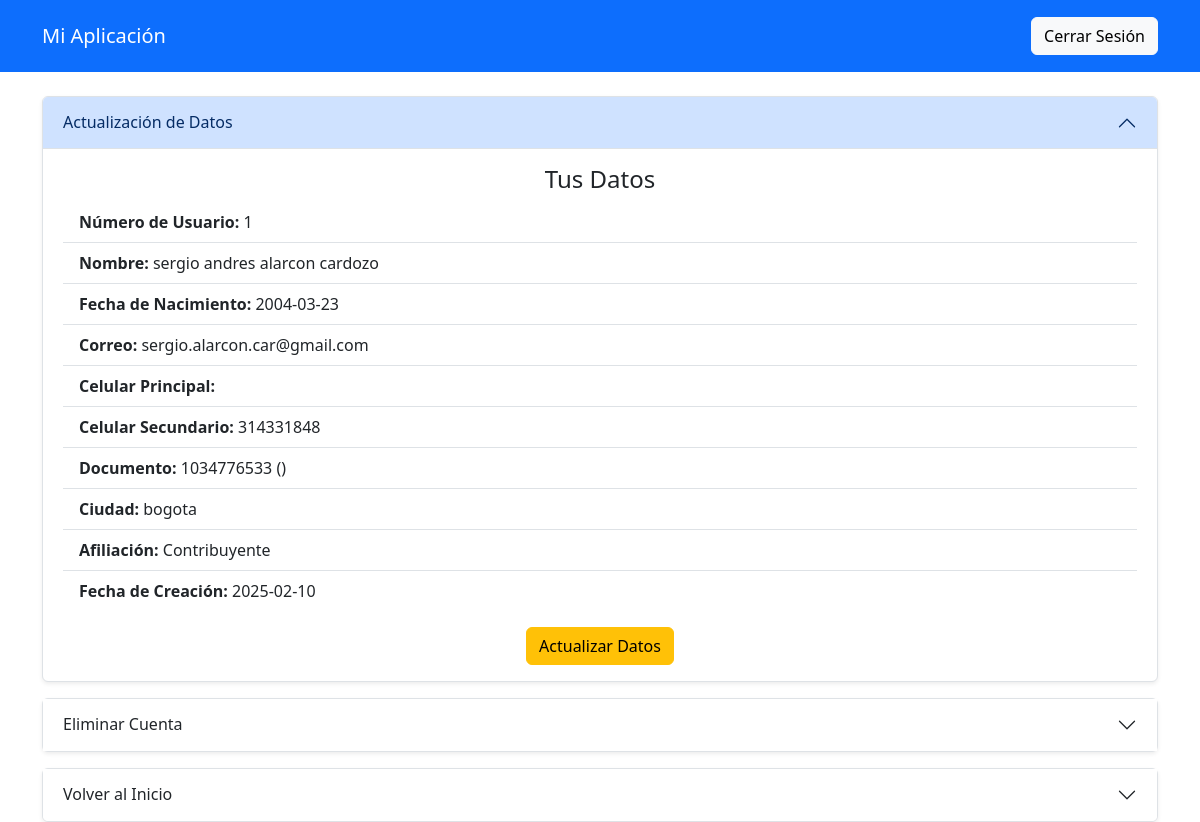
Screenshot of /Config/user (signed in) with the database file from the repository.
### models/Affilate.py (models this page shows)
class Affiliate_model(Base):
    __tablename__ = "Affiliate"
    """
    este es el modelo de base de datos para la tabla de affiliate, en el cual
    se ven las columnas necesarias y el tipo de datos que se va autilizar,
    tambien se daran cuenta cual es la llave primaria
    """
    id = Column(Integer, primary_key=True, autoincrement=True)
    fullname = Column(String)
    document_type = Column(String)
    document_number = Column(String, unique=True)
    birthdate = Column(Date)
    Address = Column(String)
    gender = Column(String)
    email = Column(String, unique=True)
    phone_number = Column(String)
    city = Column(String)
    password = Column(String)
    membership_type = Column(String)
    Clinical_history = Column(Integer)
    created_date = Column(Date, default=datetime.utcnow)

### routers/configurar_cuenta_user.py (the view)
@Config_datos_router.get("/Config/user", tags=["CONFIGURACION CUENTA USER"], dependencies=[Depends(JWTBearer())])
async def configuracion(request: Request, token: str = Depends(JWTBearer())):
    email = token["email"]
    resultado = Affiliate_service(db).validate_affilate_email(email=email)
    return template.TemplateResponse("templates/configurarCuenta.html", {
        "request": request,
        "id": resultado.id,
        "fullname": resultado.fullname,
        "email": resultado.email,
        "number": resultado.phone_number,
        "city": resultado.city,
        "number_document": resultado.document_number,
        "second_number": resultado.phone_number,
        "type_document": resultado.document_type,
        "membership_type": resultado.membership_type,
        "created_date": resultado.created_date,
        "birthdate": resultado.birthdate
    })

### frontend/templates/configurarCuenta.html (shortened to what this page needs)
<!DOCTYPE html>
<html lang="es">
  <head>
    <link
      href="https://cdn.jsdelivr.net/npm/bootstrap@5.3.3/dist/css/bootstrap.min.css"
      rel="stylesheet"
    />
  </head>
  <body>
    <nav class="navbar navbar-dark bg-primary p-3">
      <div class="container">
        <a class="navbar-brand" href="#">Mi Aplicación</a>
        <a href="/logout" class="btn btn-light">Cerrar Sesión</a>
      </div>
    </nav>
    <article class="container mt-4">
      <div class="accordion" id="configAccordion">
        <div class="accordion-item border rounded shadow-sm">
          <h2 class="accordion-header">
            <button
              class="accordion-button"
              type="button"
              data-bs-toggle="collapse"
              data-bs-target="#updateData"
            >
              Actualización de Datos
            </button>
          </h2>
          <div
            id="updateData"
            class="accordion-collapse collapse show"
            data-bs-parent="#configAccordion"
          >
            <div class="accordion-body">
              <h4 class="text-center">Tus Datos</h4>
              <ul class="list-group list-group-flush">
                <li class="list-group-item">
                  <strong>Número de Usuario:</strong> {{id}}
                </li>
                <li class="list-group-item">
                  <strong>Nombre:</strong> {{fullname}}
                </li>
                <li class="list-group-item">
                  <strong>Fecha de Nacimiento:</strong> {{birthdate}}
                </li>
                <li class="list-group-item">
                  <strong>Correo:</strong> {{email}}
                </li>
                <li class="list-group-item">
                  <strong>Celular Principal:</strong> {{first_number}}
                </li>
                <li class="list-group-item">
                  <strong>Celular Secundario:</strong> {{second_number}}
                </li>
                <li class="list-group-item">
                  <strong>Documento:</strong> {{number_document}}
                  ({{document_type}})
                </li>
                <li class="list-group-item">
                  <strong>Ciudad:</strong> {{city}}
                </li>
                <li class="list-group-item">
                  <strong>Afiliación:</strong> {{membership_type}}
                </li>
                <li class="list-group-item">
                  <strong>Fecha de Creación:</strong> {{created_date}}
                </li>
              </ul>
              <div class="text-center mt-3">
                <a href="/update/userpg" class="btn btn-warning"
                  >Actualizar Datos</a
                >
              </div>
            </div>
          </div>
        </div>
        <div class="accordion-item border rounded shadow-sm mt-3">
          <h2 class="accordion-header">
            <button
              class="accordion-button collapsed"
              type="button"
              data-bs-toggle="collapse"
              data-bs-target="#deleteAccount"
            >
              Eliminar Cuenta
            </button>
          </h2>
        </div>
        <div class="accordion-item border rounded shadow-sm mt-3">
          <h2 class="accordion-header">
            <button
              class="accordion-button collapsed"
              type="button"
              data-bs-toggle="collapse"
              data-bs-target="#goHome"
            >
              Volver al Inicio
            </button>
          </h2>
        </div>
      </div>
    </article>
  </body>
</html>

### rows the page displays
Affiliate_model: fullname "sergio andres alarcon cardozo", birthdate "2004-03-23", email "sergio.alarcon.car@gmail.com", phone_number "314331848", document_number "1034776533", city "bogota", membership_type "Contribuyente", created_date "2025-02-10"

### other values shown
{{ id }} "1"
